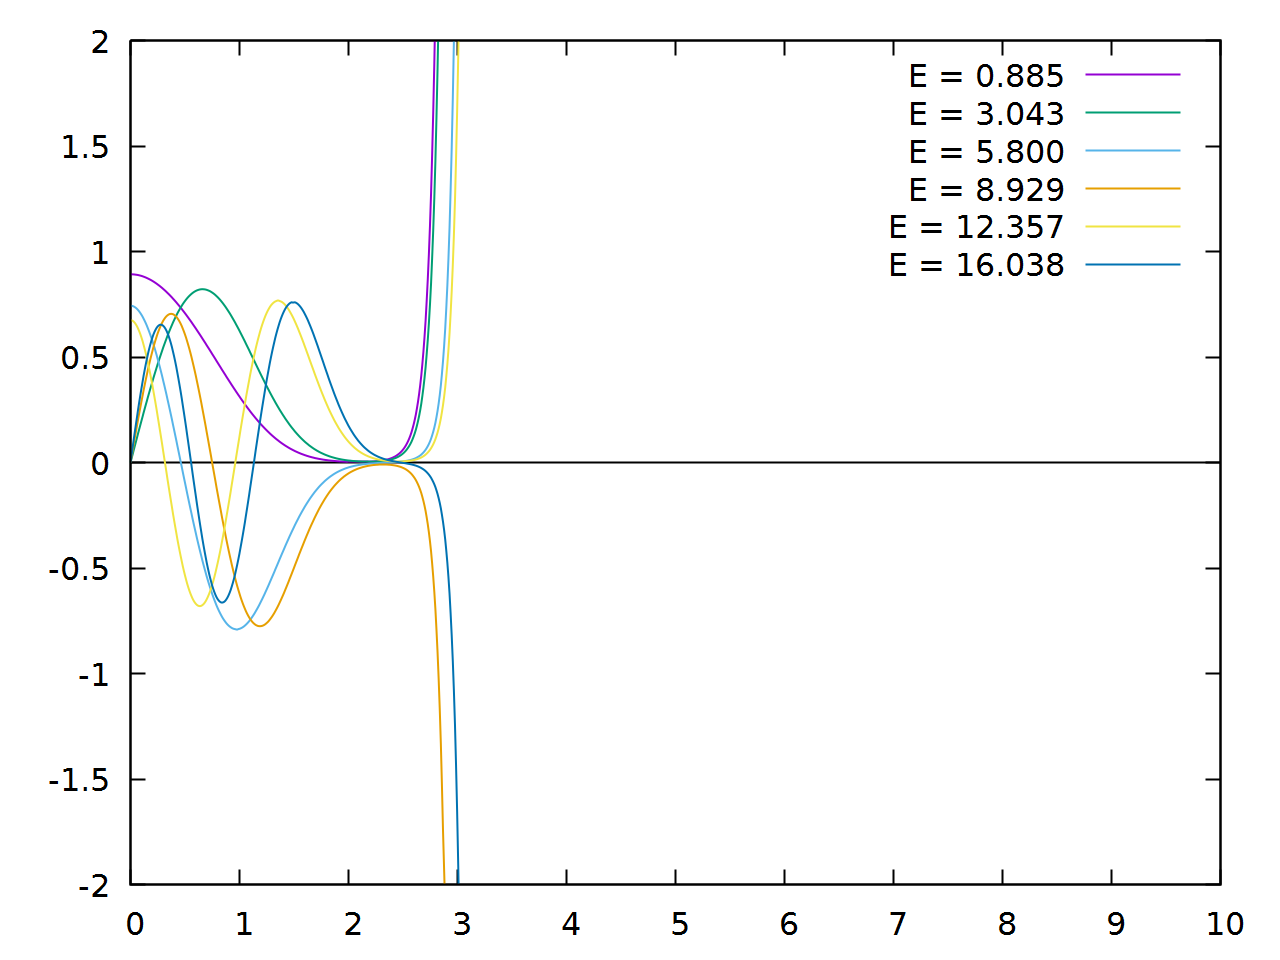

Write the gnuplot code that produced this figure.
reset

set encoding utf8

set bars 0.5
show bars
set pointsize 3

set key right top
set term pngcairo size 1280,960 fontscale 2 linewidth 2

set yrange [-2:2]



set xzeroaxis lt -1
 
set output "plot_sweep_perturbation.png"
plot \
 "out_sweep_perturbation_885.txt" using 1:2 title "E = 0.885" with lines,\
 "out_sweep_perturbation_3043.txt" using 1:2 title "E = 3.043" with lines,\
 "out_sweep_perturbation_5800.txt" using 1:2 title "E = 5.800" with lines,\
 "out_sweep_perturbation_8929.txt" using 1:2 title "E = 8.929" with lines,\
 "out_sweep_perturbation_12357.txt" using 1:2 title "E = 12.357" with lines,\
 "out_sweep_perturbation_16038.txt" using 1:2 title "E = 16.038" with lines,\

 set xrange [0:3]
 
 set output "plot_sweep_perturbation_cut.png"
plot \
 "out_sweep_perturbation_885.txt" using 1:3 title "E = 0.885" with lines,\
 "out_sweep_perturbation_3043.txt" using 1:3 title "E = 3.043" with lines,\
 "out_sweep_perturbation_5800.txt" using 1:3 title "E = 5.800" with lines,\
 "out_sweep_perturbation_8929.txt" using 1:3 title "E = 8.929" with lines,\
 "out_sweep_perturbation_12357.txt" using 1:3 title "E = 12.357" with lines,\
 "out_sweep_perturbation_16038.txt" using 1:3 title "E = 16.038" with lines,\
